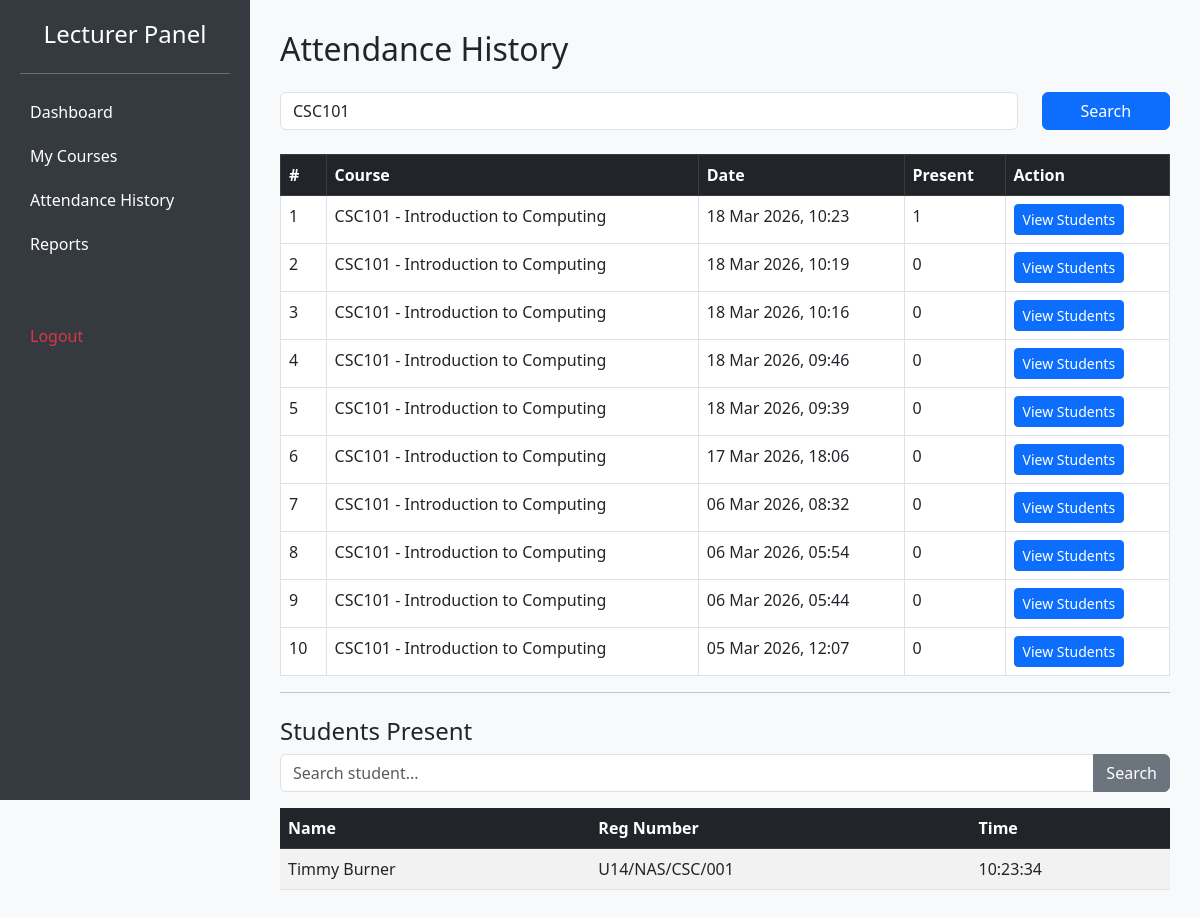
/lecturer/attendance_history.php?session=10&course=CSC101 (signed in), run on the app's committed database.
### tables this page shows
CREATE TABLE `courses` (
  `id` int(11) NOT NULL,
  `code` varchar(20) NOT NULL,
  `name` varchar(100) NOT NULL,
  `lecturer_id` int(11) DEFAULT NULL,
  `created_at` timestamp NOT NULL DEFAULT current_timestamp()
);

CREATE TABLE `attendance` (
  `id` int(11) NOT NULL,
  `student_id` int(11) NOT NULL,
  `course_id` int(11) NOT NULL,
  `session_id` int(11) NOT NULL,
  `status` enum('present','absent') DEFAULT 'absent',
  `marked_at` timestamp NOT NULL DEFAULT current_timestamp()
);

CREATE TABLE `users` (
  `id` int(11) NOT NULL,
  `username` varchar(50) NOT NULL,
  `password` varchar(255) NOT NULL,
  `role` enum('admin','lecturer','student') NOT NULL,
  `full_name` varchar(100) DEFAULT NULL,
  `email` varchar(100) DEFAULT NULL,
  `created_at` timestamp NOT NULL DEFAULT current_timestamp(),
  `gender` varchar(10) DEFAULT NULL,
  `phone` varchar(20) DEFAULT NULL
);

CREATE TABLE `students` (
  `id` int(11) NOT NULL,
  `user_id` int(11) NOT NULL,
  `reg_number` varchar(50) NOT NULL,
  `department` varchar(50) DEFAULT NULL,
  `year` varchar(20) DEFAULT NULL,
  `parent_phone` varchar(20) DEFAULT NULL,
  `parent_email` varchar(150) DEFAULT NULL
);

### lecturer/attendance_history.php (the view, shortened to what this page needs)
<?php
include '../config.php';
$lecturer_id = $_SESSION['user_id'];
$course_filter = $conn->real_escape_string($_GET['course'] ?? '');
$session_id = intval($_GET['session'] ?? 0);
$student_search = $conn->real_escape_string($_GET['student_search'] ?? '');
$sessions = $conn->query("
    SELECT s.id, s.created_at,
           c.code, c.name,
           COUNT(DISTINCT a.student_id) as total_present
    FROM attendance_sessions s
    JOIN courses c ON s.course_id = c.id
    LEFT JOIN attendance a ON a.session_id = s.id
    WHERE c.lecturer_id = $lecturer_id
    AND (c.code LIKE '%$course_filter%' OR c.name LIKE '%$course_filter%')
    GROUP BY s.id
    ORDER BY s.id DESC
");
$students = null;
if ($session_id > 0) {
    $students = $conn->query("
        SELECT u.full_name, s.reg_number, a.marked_at
        FROM attendance a
        JOIN students s ON a.student_id = s.id
        JOIN users u ON s.user_id = u.id
        JOIN attendance_sessions sess ON a.session_id = sess.id
        JOIN courses c ON sess.course_id = c.id
        WHERE a.session_id = $session_id
        AND c.lecturer_id = $lecturer_id
        AND u.full_name LIKE '%$student_search%'
        ORDER BY a.marked_at ASC
    ");
}
?>
<!DOCTYPE html>
<html>
<head>
<link href="https://cdn.jsdelivr.net/npm/bootstrap@5.3.0/dist/css/bootstrap.min.css" rel="stylesheet">
</head>
<body>
<div class="sidebar">
<h4 class="text-center mb-4">Lecturer Panel</h4>
<hr>
<a href="dashboard.php">Dashboard</a>
<a href="#">My Courses</a>
<a href="attendance_history.php" class="active">Attendance History</a>
<a href="#">Reports</a>
<a href="../logout.php" class="mt-5 text-danger">Logout</a>
</div>
<div class="main-content">
<h2 class="mb-4">Attendance History</h2>
<form method="GET" class="mb-4">
<div class="row">
<div class="col-md-10">
<input type="text" name="course" class="form-control"
placeholder="Search by course..."
value="<?= htmlspecialchars($course_filter) ?>">
</div>
<div class="col-md-2">
<button class="btn btn-primary w-100">Search</button>
</div>
</div>
</form>
<table class="table table-bordered">
<thead class="table-dark">
<tr>
<th>#</th>
<th>Course</th>
<th>Date</th>
<th>Present</th>
<th>Action</th>
</tr>
</thead>
<tbody>
<?php if($sessions && $sessions->num_rows > 0): ?>
<?php $i=1; while($row = $sessions->fetch_assoc()): ?>
<tr>
<td><?= $i++ ?></td>
<td><?= $row['code'] ?> - <?= $row['name'] ?></td>
<td><?= date("d M Y, H:i", strtotime($row['created_at'])) ?></td>
<td><?= $row['total_present'] ?></td>
<td>
<a href="?session=<?= $row['id'] ?>&course=<?= $course_filter ?>"
class="btn btn-primary btn-sm">
View Students
</a>
</td>
</tr>
<?php endwhile; ?>
<?php else: ?>
<tr><td colspan="5" class="text-center">No sessions found</td></tr>
<?php endif; ?>
</tbody>
</table>
<?php if ($session_id > 0): ?>
<hr>
<h4 class="mt-4">Students Present</h4>
<form method="GET" class="mb-3">
<div class="input-group">
<input type="text" name="student_search" class="form-control"
placeholder="Search student..."
value="<?= htmlspecialchars($student_search) ?>">
<button class="btn btn-secondary">Search</button>
</div>
</form>
<table class="table table-striped">
<thead class="table-dark">
<tr>
<th>Name</th>
<th>Reg Number</th>
<th>Time</th>
</tr>
</thead>
<tbody>
<?php if($students && $students->num_rows > 0): ?>
<?php while($st = $students->fetch_assoc()): ?>
<tr>
<td><?= $st['full_name'] ?></td>
<td><?= $st['reg_number'] ?></td>
<td><?= date("H:i:s", strtotime($st['marked_at'])) ?></td>
</tr>
<?php endwhile; ?>
<?php else: ?>
<tr><td colspan="3" class="text-center">No students found</td></tr>
<?php endif; ?>
</tbody>
</table>
<?php endif; ?>
</div>
</body>
</html>

### lecturer/attendance_history.php (style rules this page uses)
body { background:#f8f9fa; }
.sidebar { width:250px; height:100vh; position:fixed; left:0; top:0; background:#343a40; color:white; padding:20px; }
.sidebar a { color:white; display:block; padding:10px; text-decoration:none; border-radius:5px; }
.main-content { margin-left:250px; padding:30px; }

### data on the page
attendance: users.full_name "Timmy Burner", student.reg_number "U14/NAS/CSC/001", marked_at "10:23:34"

### other printed values
$row['code'] "CSC101"
$row['name'] "Introduction to Computing"
date("d M Y, H:i", strtotime($row['created_at'])) "18 Mar 2026, 10:23"
$row['total_present'] "1"
date("d M Y, H:i", strtotime($row['created_at'])) "18 Mar 2026, 10:19"
$row['total_present'] "0"
date("d M Y, H:i", strtotime($row['created_at'])) "18 Mar 2026, 10:16"
date("d M Y, H:i", strtotime($row['created_at'])) "18 Mar 2026, 09:46"
date("d M Y, H:i", strtotime($row['created_at'])) "18 Mar 2026, 09:39"
date("d M Y, H:i", strtotime($row['created_at'])) "17 Mar 2026, 18:06"
date("d M Y, H:i", strtotime($row['created_at'])) "06 Mar 2026, 08:32"
date("d M Y, H:i", strtotime($row['created_at'])) "06 Mar 2026, 05:54"
date("d M Y, H:i", strtotime($row['created_at'])) "06 Mar 2026, 05:44"
date("d M Y, H:i", strtotime($row['created_at'])) "05 Mar 2026, 12:07"
